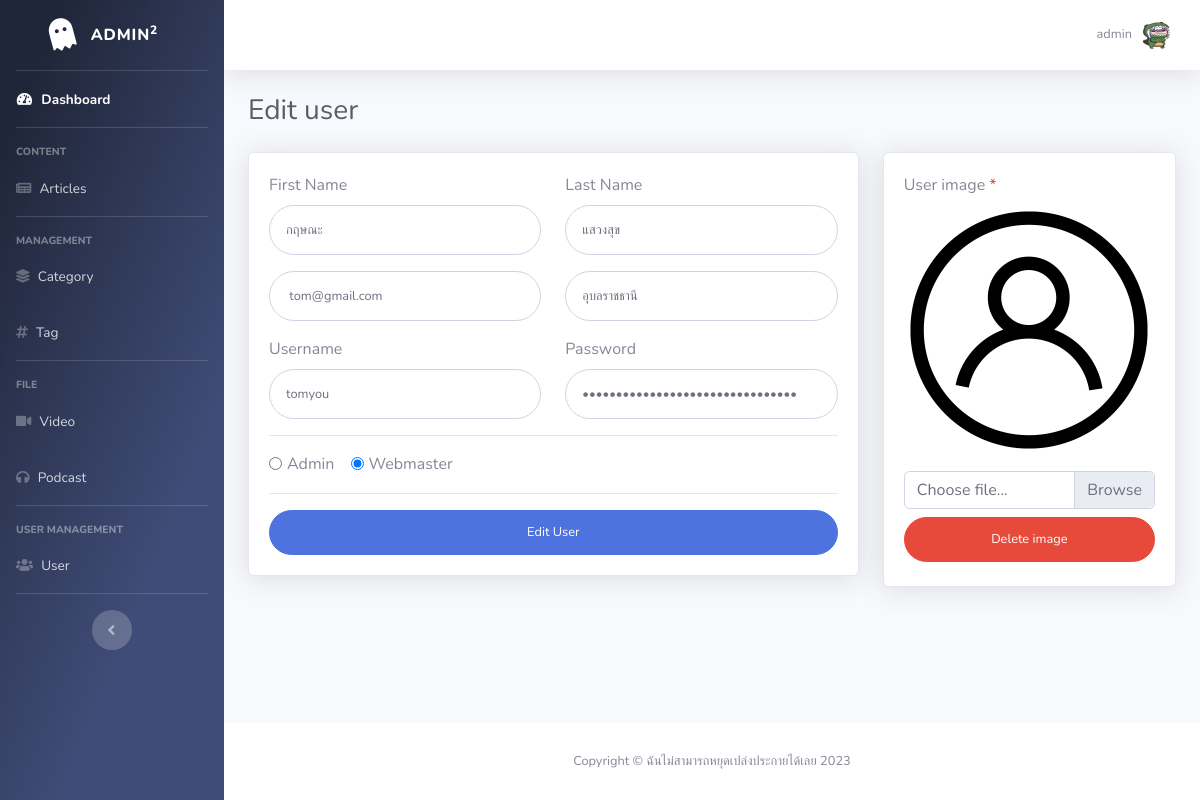
The app's page /backend/user-edit.php?id=40 (signed in) with its own data.
### tables this page shows
CREATE TABLE `user` (
  `id` int(11) NOT NULL,
  `role_id` int(11) NOT NULL,
  `firstname` varchar(255) NOT NULL,
  `lastname` varchar(255) NOT NULL,
  `email` varchar(255) DEFAULT NULL,
  `province` varchar(255) DEFAULT NULL,
  `username` varchar(255) NOT NULL,
  `password` varchar(255) NOT NULL,
  `image_path` varchar(255) NOT NULL
);

### backend/user-edit.php (the view, shortened to what this page needs)
<?php
include("connect/connect.php");
$user_id = $_GET["id"];
$sql = "SELECT * FROM user WHERE id='$user_id'";
$userQuery = mysqli_query($conn, $sql);
$user = mysqli_fetch_array($userQuery);
$fields = array(
    "file1" => "File 1:",
);
?>
<!DOCTYPE html>
<html lang="en">
<head>
    <link href="vendor/fontawesome-free/css/all.min.css" rel="stylesheet" type="text/css">
    <link href="css/sb-admin-2.css" rel="stylesheet">
</head>
<body id="page-top">
    <div id="wrapper">
        <?php include('./components/sidebar.php') ?>
        <div id="content-wrapper" class="d-flex flex-column">
            <div id="content">
                <?php include('./components/topbar.php') ?>
                <div class="container-fluid">
                    <h1 class="h3 mb-4 text-gray-800">Edit user</h1>
                    <form class="user" method="POST" enctype="multipart/form-data">
                        <div class="row">
                            <div class="col-lg-8">
                                <div class="card shadow mb-4">
                                    <div class="card-body">
                                        <div class="form-group">
                                            <div class="form-group row">
                                                <div class="col-sm-6 mb-3 mb-sm-0">
                                                    <label for="">First Name</label>
                                                    <input type="text" name="firstname" class="form-control form-control-user" id="exFirstName" placeholder="First Name" value="<?php echo $user['firstname']; ?>">
                                                </div>
                                                <div class="col-sm-6">
                                                    <label for="">Last Name</label>
                                                    <input type="text" name="lastname" class="form-control form-control-user" id="exLastName" placeholder="Last Name" value="<?php echo $user['lastname']; ?>">
                                                </div>
                                            </div>
                                        </div>
                                        <div class="form-group">
                                            <div class="form-group row">
                                                <div class="col-sm-6 mb-3 mb-sm-0">
                                                    <input type="text" name="email" class="form-control form-control-user" id="exEmail" placeholder="อีเมล" value="<?php echo $user['email']; ?>">
                                                </div>
                                                <div class="col-sm-6">
                                                    <input type="text" name="province" class="form-control form-control-user" id="exProvince" placeholder="จังหวัด" value="<?php echo $user['province']; ?>">
                                                </div>
                                            </div>
                                        </div>
                                        <div class="form-group">
                                            <div class="form-group row">
                                                <div class="col-sm-6 mb-3 mb-sm-0">
                                                    <label for="">Username</label>
                                                    <input type="text" name="username" class="form-control form-control-user" id="exUsername" placeholder="Username" value="<?php echo $user['username']; ?>">
                                                </div>
                                                <div class="col-sm-6">
                                                    <label for="">Password</label>
                                                    <input type="password" name="password" class="form-control form-control-user" id="exPassword" placeholder="Password" value="<?php echo $user['password']; ?>">
                                                </div>
                                            </div>
                                        </div>
                                        <hr>
                                        <div class="form-check form-check-inline">
                                            <input class="form-check-input" name="role_id" type="radio" name="inlineRadioOptions" id="inlineRadio1" value="1" <?php if ($user['role_id']  == '1') echo "checked"; ?>>
                                            <label class="form-check-label" for="inlineRadio1">Admin</label>
                                        </div>
                                        <div class="form-check form-check-inline">
                                            <input class="form-check-input" name="role_id" type="radio" name="inlineRadioOptions" id="inlineRadio2" value="2" <?php if ($user['role_id']  == '2') echo "checked"; ?>>
                                            <label class="form-check-label" for="inlineRadio2">Webmaster</label>
                                        </div>
                                        <hr>
                                        <button type="submit" name="submit" id="submit" class="btn btn-primary btn-user btn-block">
                                            Edit User
                                        </button>
                                    </div>
                                </div>
                            </div>
                            <div class="col-lg-4">
                                <div class="card shadow">
                                    <div class="card-body">
                                        <div class="form-group">
                                            <label>User image
                                                <span class="text-danger">*</span>
                                            </label>
                                            <br>
                                            <?php
                                            foreach ($fields as $field => $value) {
                                            ?>
                                                <div class="show-file mb-3" <?php echo "id='show-$field'"; ?>>
                                                    <img <?php if ($user['image_path']) {
                                                                echo "src='uploads/user-img/" . $user['image_path'] . "'";
                                                            } else {
                                                                echo "src='img/no-image.jpg'";
                                                            }
                                                            ?> alt="" class="show-image mx-auto">
                                                </div>
                                                <div class="custom-file">
                                                    <label class="custom-file-label text-ellipsis" <?php echo "for='$field' id='label-$field'"; ?>>Choose file...</label>
                                                    <button type="button" class="btn btn-danger btn-user btn-block" <?php echo "id='btn-$field'"; ?> onclick="deleteImage(this)">Delete image</button>
                                                </div>
                                            <?php
                                            }
                                            ?>
                                        </div>
                                    </div>
                                </div>
                            </div>
                        </div>
                    </form>
                </div>
            </div>
            <footer class="sticky-footer bg-white">
                <div class="container my-auto">
                    <div class="copyright text-center my-auto">
                        <span>Copyright &copy; ฉันไม่สามารถหยุดเปล่งประกายได้เลย <?php echo date("Y"); ?></span>
                    </div>
                </div>
            </footer>
        </div>
    </div>
</body>
</html>

### records on screen
user: firstname "กฤษณะ", lastname "แสวงสุข", email "tom@gmail.com", province "อุบลราชธานี", username "tomyou", role_id "☐ Admin", role_id "☑ Webmaster", image_path (picture)

### other values on screen
$_SESSION['username'] "admin"
